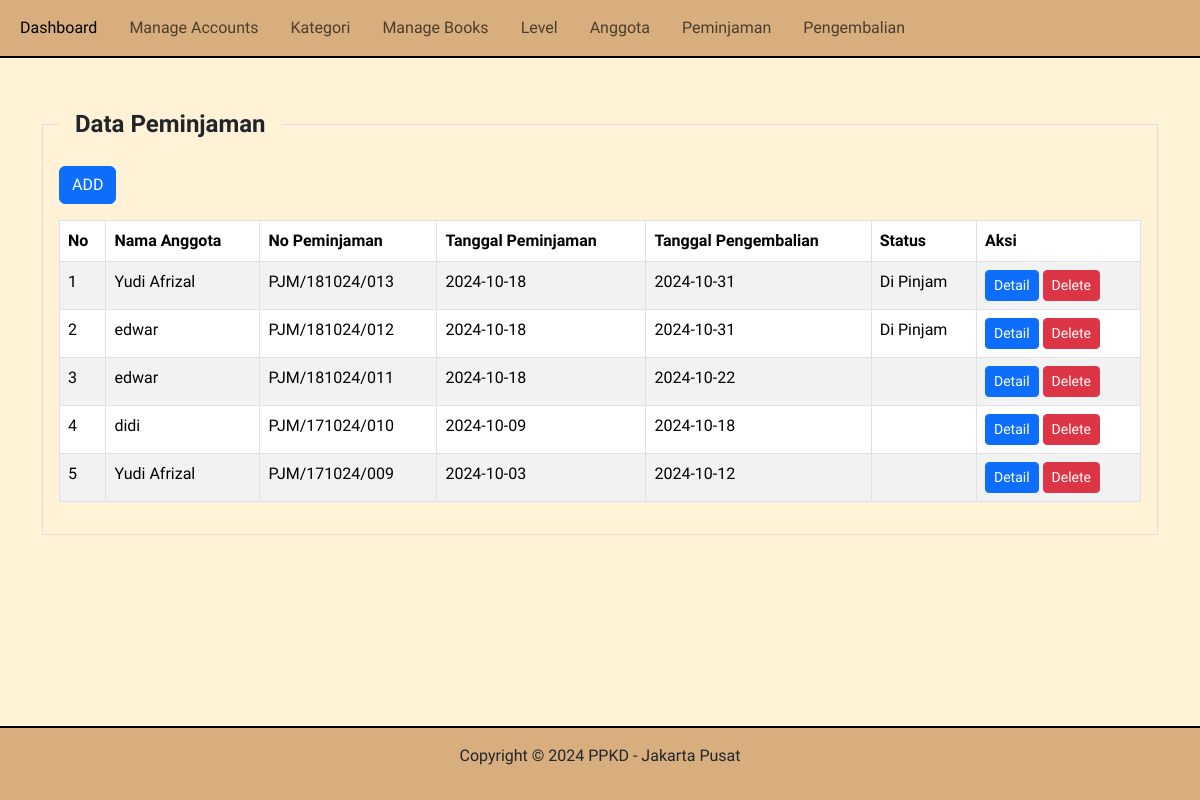
Page /?pg=peminjaman on the earlier database version.
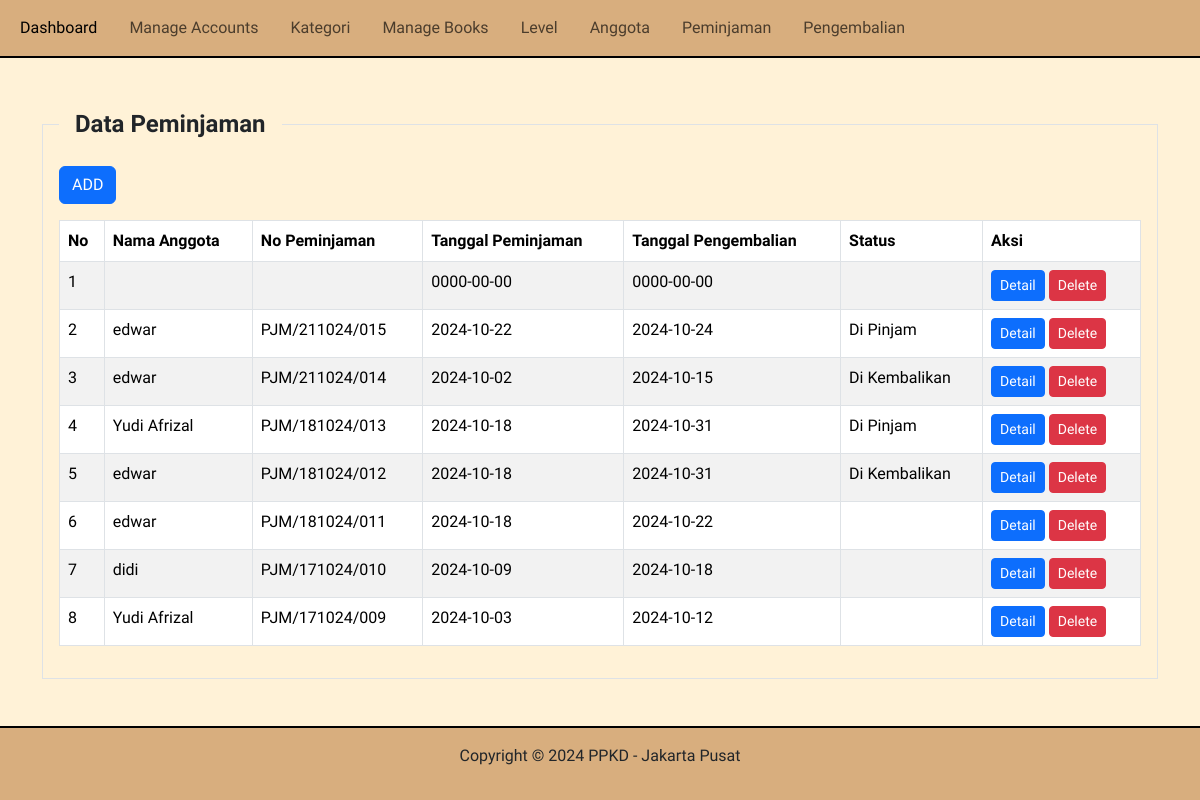
Same page on the later database version.
### tables this page shows
CREATE TABLE `peminjaman` (
  `id` int(11) NOT NULL,
  `id_anggota` int(11) NOT NULL,
  `no_peminjaman` varchar(50) NOT NULL,
  `tgl_peminjaman` date NOT NULL,
  `tgl_pengembalian` date NOT NULL,
  `status` varchar(20) NOT NULL,
  `created_at` timestamp NOT NULL DEFAULT current_timestamp(),
  `updated_at` timestamp NOT NULL DEFAULT current_timestamp() ON UPDATE current_timestamp(),
  `deleted_at` tinyint(1) NOT NULL DEFAULT 0
);

CREATE TABLE `anggota` (
  `id` int(11) NOT NULL,
  `nama_anggota` varchar(50) NOT NULL,
  `telepon` varchar(16) NOT NULL,
  `email` varchar(50) NOT NULL,
  `alamat` text NOT NULL
);

### content/peminjaman.php (the view, shortened to what this page needs)
<?php
$query = mysqli_query($koneksi, "SELECT anggota.nama_anggota, peminjaman.* FROM peminjaman LEFT JOIN anggota ON anggota.id = peminjaman.id_anggota ORDER BY id DESC");
?>
<div class="mt-5 container">
    <div class="row">
        <div class="col-sm-12">
            <fieldset class="border p-3">
                <legend class="float-none w-auto px-3 fw-bold">Data Peminjaman</legend>
                <div class="button-action mb-3">
                    <a href="?pg=tambah-peminjaman" class=" btn btn-primary custom-button">ADD</a>
                </div>
                <div class="table-responsive">
                    <table class="table table-bordered table-striped">
                        <thead>
                            <tr>
                                <th>No</th>
                                <th>Nama Anggota</th>
                                <th>No Peminjaman</th>
                                <th>Tanggal Peminjaman</th>
                                <th>Tanggal Pengembalian</th>
                                <th>Status</th>
                                <th>Aksi</th>
                            </tr>
                        </thead>
                        <tbody>
                            <?php
                            $no = 1;
                            while ($row = mysqli_fetch_assoc($query)):
                            ?>
                                <tr>
                                    <td><?php echo $no++ ?></td>
                                    <td><?php echo $row['nama_anggota'] ?></td>
                                    <td><?php echo $row['no_peminjaman'] ?></td>
                                    <td><?php echo $row['tgl_peminjaman'] ?></td>
                                    <td><?php echo $row['tgl_pengembalian'] ?></td>
                                    <td><?php echo $row['status'] ?></td>
                                    <td>
                                        <a class="btn btn-primary btn-sm"
                                            href="?pg=tambah-peminjaman&detail=<?php echo $row['id'] ?>">Detail</a>
                                        <a class="btn btn-danger btn-sm"
                                            onclick="return confirm('Apakah Anda Yakin untuk Menghapus Data Ini?')"
                                            href="?pg=tambah-peminjaman&delete=<?php echo $row['id'] ?>">Delete</a>
                                    </td>
                                </tr>
                            <?php endwhile ?>
                        </tbody>
                    </table>
                </div>
            </fieldset>
        </div>
    </div>

### index.php (shortened to what this page needs)
<!DOCTYPE html>
<html lang="en">
<head>
    <link rel="stylesheet" href="https://cdn.jsdelivr.net/npm/bootstrap@5.3.3/dist/css/bootstrap.min.css">
    <link rel="stylesheet" href="./style/style.css">
</head>
<body>
    <?php
    include_once 'inc/navbar.php';
    ?>
    <div class="content">
        <?php
        if (isset($_GET['pg'])) {
            if (file_exists('content/' . $_GET['pg'] . '.php')) {
                include 'content/' . $_GET['pg'] . '.php';
            }
        } else {
            include 'content/dashboard.php';
        }
        ?>
    </div>
    <?php
    include_once 'inc/footer.php';
    ?>
</body>
</html>

### inc/navbar.php (shortened to what this page needs)
<nav class="navbar navbar-expand-lg mb-5">
  <div class="container-fluid">
    <div class="collapse navbar-collapse" id="navbarNavAltMarkup">
      <div class="navbar-nav">
        <a class="nav-link active me-3" aria-current="page" href="index.php">Dashboard</a>
        <a class="nav-link me-3" href="?pg=table-anggota">Manage Accounts</a>
        <a class="nav-link me-3" href="?pg=kategori">Kategori</a>
        <a class="nav-link me-3" href="?pg=buku">Manage Books</a>
        <a class="nav-link me-3" href="?pg=level">Level</a>
        <a class="nav-link me-3" href="?pg=anggota">Anggota</a>
        <a class="nav-link me-3" href="?pg=peminjaman">Peminjaman</a>
        <a class="nav-link me-3" href="?pg=pengembalian">Pengembalian</a>
      </div>
    </div>
  </div>
</nav>

### inc/footer.php
<footer class="p-3 text-center mt-5">
    <p>Copyright &copy; 2024 PPKD - Jakarta Pusat</p>
</footer>

### style/style.css (style rules this page uses)
* { font-family: "Chelsea Market"; }
:root { --primary: #FFF2D7; --secondary: #FFE0B5; --tersier: #F8C794; --fourth: #D8AE7E; }
body { background-color: var(--primary); }
nav { border-bottom: 2px solid black; }
footer { background-color: var(--fourth); bottom: 0; width: 100%; position: fixed; border-top: 2px solid black; }
th, td { padding: 15px; }
nav { background-color: var(--fourth); }

Differences in the rows shown:
added peminjaman: tgl_peminjaman "0000-00-00", tgl_pengembalian "0000-00-00"
added peminjaman: id_anggota.nama_anggota "edwar", no_peminjaman "PJM/211024/015", tgl_peminjaman "2024-10-22", tgl_pengembalian "2024-10-24", status "Di Pinjam"
added peminjaman: id_anggota.nama_anggota "edwar", no_peminjaman "PJM/211024/014", tgl_peminjaman "2024-10-02", tgl_pengembalian "2024-10-15", status "Di Kembalikan"
changed peminjaman "PJM/181024/012": status "Di Pinjam" → "Di Kembalikan"
